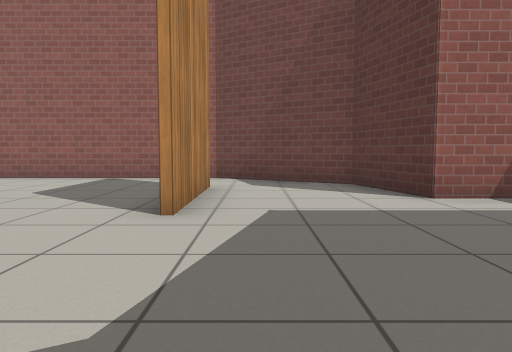
[1] (above)

13 first-person views from a walk through a robot-simulator world made for Gazebo. The camera is 0.72 m above the floor, tilts 4° down and sees 70° across. The floor is counted in squares, 1 m on a side. Each view is taken from the middle of a square. On the plan, view 1 faces up. The plan holds only what a view shows up to about 11 squares ahead; the rest is blank. Simple patterns stand in for the simulator's built-in surfaces.

[2]
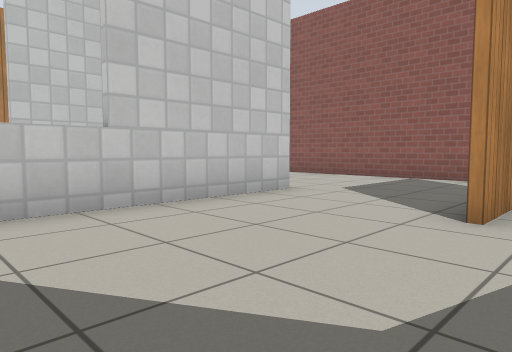

[3]
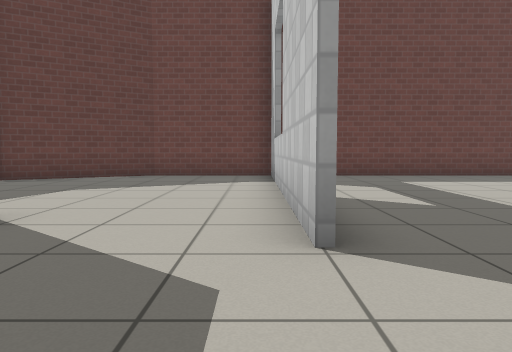

[4]
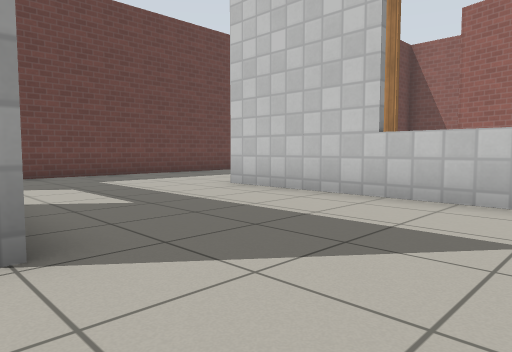

[5]
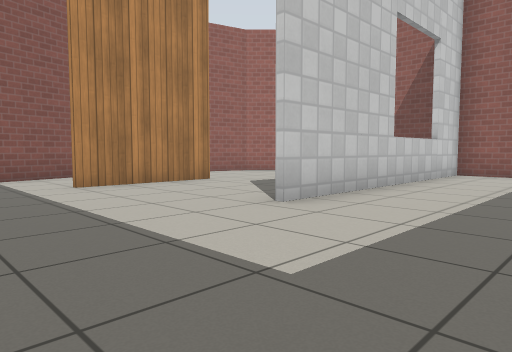

[6]
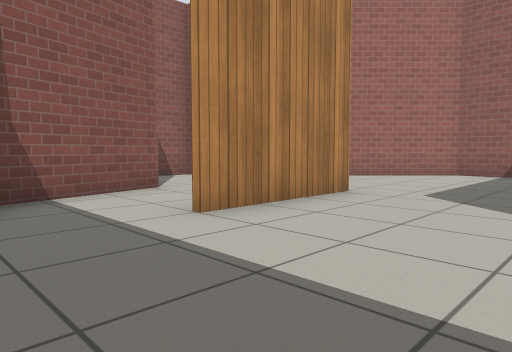

[7]
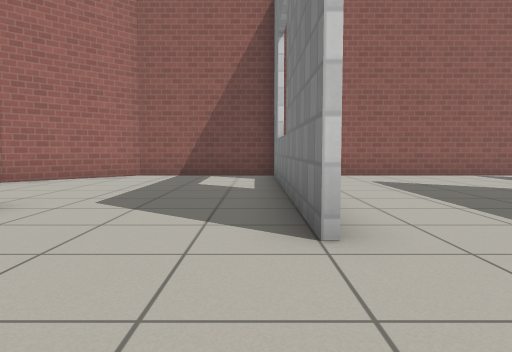

[8]
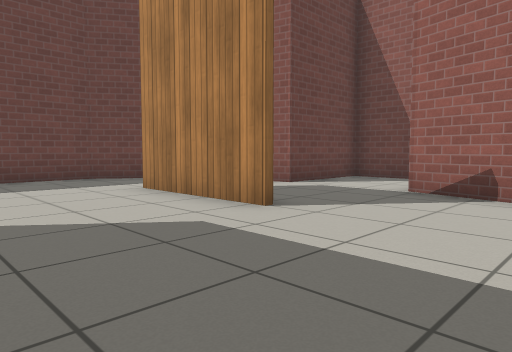

[9]
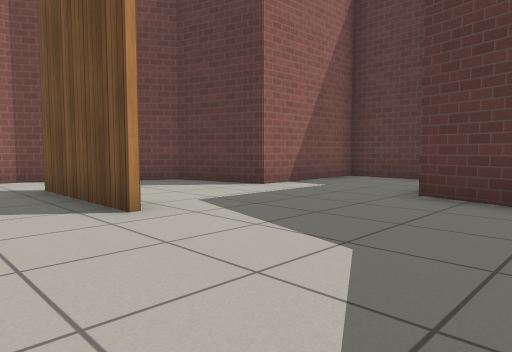

[10]
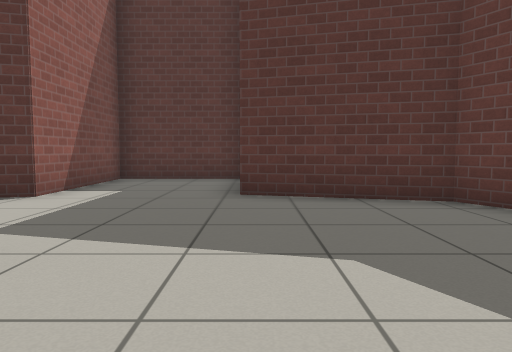

[11]
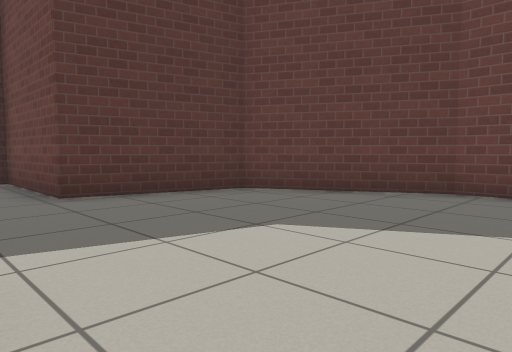

[12]
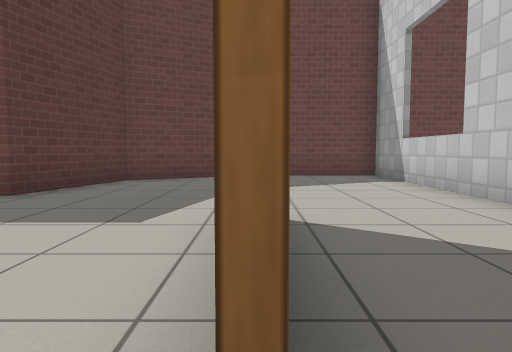

[13]
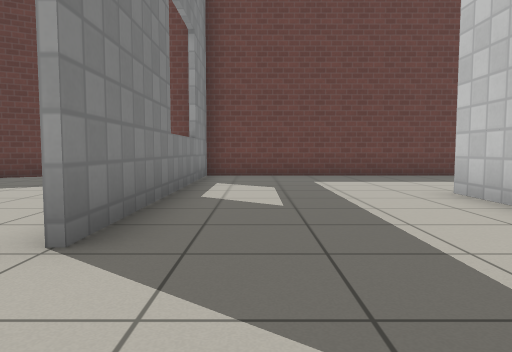

### Floor plan
Points are (right, up) in squares from view 1. A wall is a line through its corners. A room is listed if a view was taken in it or the views show most of it. See-through windows are left out.
Room 1 (views 1, 2, 3, 4, 5, 6, 7, 8, 9, 10, 11, 12, 13)
walls: (-4.4, 5.4) (-4.4, -2.6); (-9.5, 1.7) (-9.5, 9.6); (-1.1, 4) (-1.1, 7.4); (-4.6, -2.5) (-4.6, 5.4); (-0.9, 7.4) (-0.9, 4); (-9.3, 9.6) (-9.3, 1.7); (-13.4, 3.9) (-13.4, 0.5); (-14.7, -1.8) (-13.6, -2.5) (-1.1, -2.5) (2.1, -0.8) (2.9, 2.2) (6.2, 2.2) (6.2, 5.4) (2.7, 5.4) (2, 7.7) (-1, 9.5) (-13.3, 9.5) (-15.7, 7.2) (-16.4, 4.4); (-19.2, 4.5) (-19.2, 1.7) (-16.4, 1.7) (-16, 0.3)
ways out: opening at (-15, 1) to room 2; opening at (-14, -0.5) to room 2
Room 2 (no view inside)
walls: (-16, 0.3) (-15.7, -1)
ways out: opening at (-15, 1) to room 1; opening at (-14, -0.5) to room 1

Where each view was taken, in squares from view 1:
view 1: 0 up, 0 right, facing up
view 2: 0 up, 0 right, facing up-left
view 3: 8 up, 4 left, facing down
view 4: 8 up, 4 left, facing down-left
view 5: 2 down, 6 left, facing up-left
view 6: 2 down, 10 left, facing up-left
view 7: 1 down, 10 left, facing up
view 8: 7 up, 10 left, facing down-left
view 9: 0 up, 3 left, facing up-right
view 10: 2 up, 3 left, facing right
view 11: 4 up, 3 left, facing down-right
view 12: 8 up, 1 left, facing down
view 13: 8 up, 6 left, facing down
